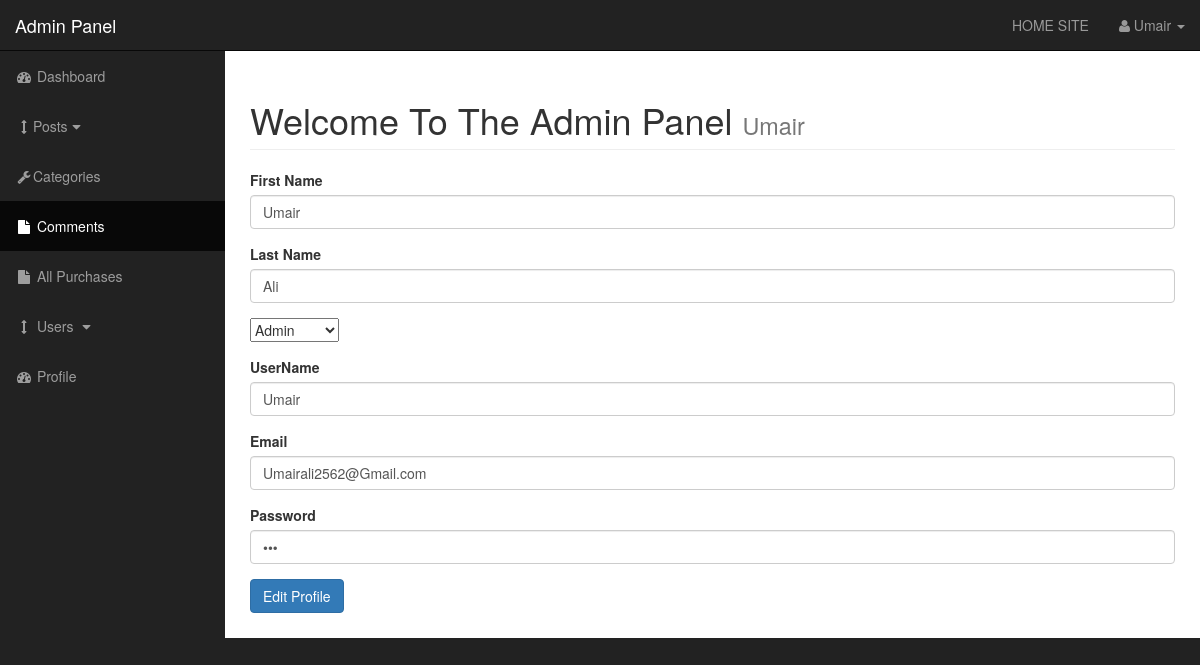
/admin/profile.php (signed in), run on the app's committed database.
### tables this page shows
CREATE TABLE `users` (
  `user_id` int(9) NOT NULL,
  `username` varchar(255) NOT NULL,
  `password` varchar(255) NOT NULL,
  `user_firstname` varchar(255) NOT NULL,
  `user_lastname` varchar(255) NOT NULL,
  `user_email` varchar(255) NOT NULL,
  `user_image` varchar(255) NOT NULL,
  `user_role` varchar(255) NOT NULL,
  `randSalt` varchar(255) NOT NULL
);

### admin/profile.php (the view, shortened to what this page needs)
<?php include "includes/admin_header.php" ?>
       <?php
       if(isset($_SESSION['username'])){
       $username=$_SESSION['username'];
        $query="select * from users where username='{$username}' ";
           $select_user_profile=mysqli_query($connection,$query);
       while($row=mysqli_fetch_assoc($select_user_profile)){
                $username=$row['username'];
                $user_password= $row['password'];
                $user_firstname=$row['user_firstname'];
                $user_lastname=$row['user_lastname'];
                $user_email=$row['user_email'];
                $user_role=$row['user_role'];
       }
   }
?>
          <div id="wrapper">
<?php include "includes/admin_nav.php" ?>
        <div id="page-wrapper">
            <div class="container-fluid">
                <div class="row">
                    <div class="col-lg-12">
                        <h1 class="page-header">
                            Welcome To The Admin Panel
                            <small><?php echo $_SESSION['username']; ?></small>
                        </h1>
   <form action="" method="post" enctype="multipart/form-data">
    <div class="form-group">
     <label for="title">First Name</label>
     <input type="text" class="form-control" name="user_firstname" value="<?php echo $user_firstname ?>">
    </div>
    <div class="form-group">
     <label for="post_category">Last Name</label>
     <input type="text" class="form-control" name="user_lastname" value="<?php echo $user_lastname ?>">
    </div>
    <div class="form-group">
        <select name="user_role" id="">
            <option value="<?php echo $user_role ?>"><?php echo $user_role ?></option>
        </select>
    </div>
    <div class="form-group">
     <label for="title">UserName</label>
     <input type="text" class="form-control" name="username" value="<?php echo $username ?>">
    </div>
    <div class="form-group">
     <label for="post_status">Email</label>
     <input type="text" class="form-control" name="user_email" value="<?php echo $user_email ?>">
    </div>
    <div class="form-group">
     <label for="post_status">Password</label>
     <input type="password" class="form-control" name="user_password" value="<?php echo $user_password ?>">
    </div>
    <div class="form-group">
        <input class="btn btn-primary" type="submit" name="edit_user" value="Edit Profile">
    </div>
</form>
   </div>
                    </div>
                </div>
            </div>
        </div>
    <?php include "includes/admin_footer.php" ?>

### admin/css/sb-admin.css (style rules this page uses)
body { margin-top: 100px; background-color: #222; }
@media (min-width:768px) { body { margin-top: 50px; } }
#wrapper { padding-left: 0; }
#page-wrapper { width: 100%; padding: 0; background-color: #fff; }
@media (min-width:768px) { #wrapper { padding-left: 225px; } }
@media (min-width:768px) { #page-wrapper { padding: 10px; } }

### data on the page
users: user_firstname "Umair", user_lastname "Ali", user_role "Admin", username "Umair", user_email "Umairali2562@Gmail.com"

### other printed values
$_SESSION['username'] "Umair"
